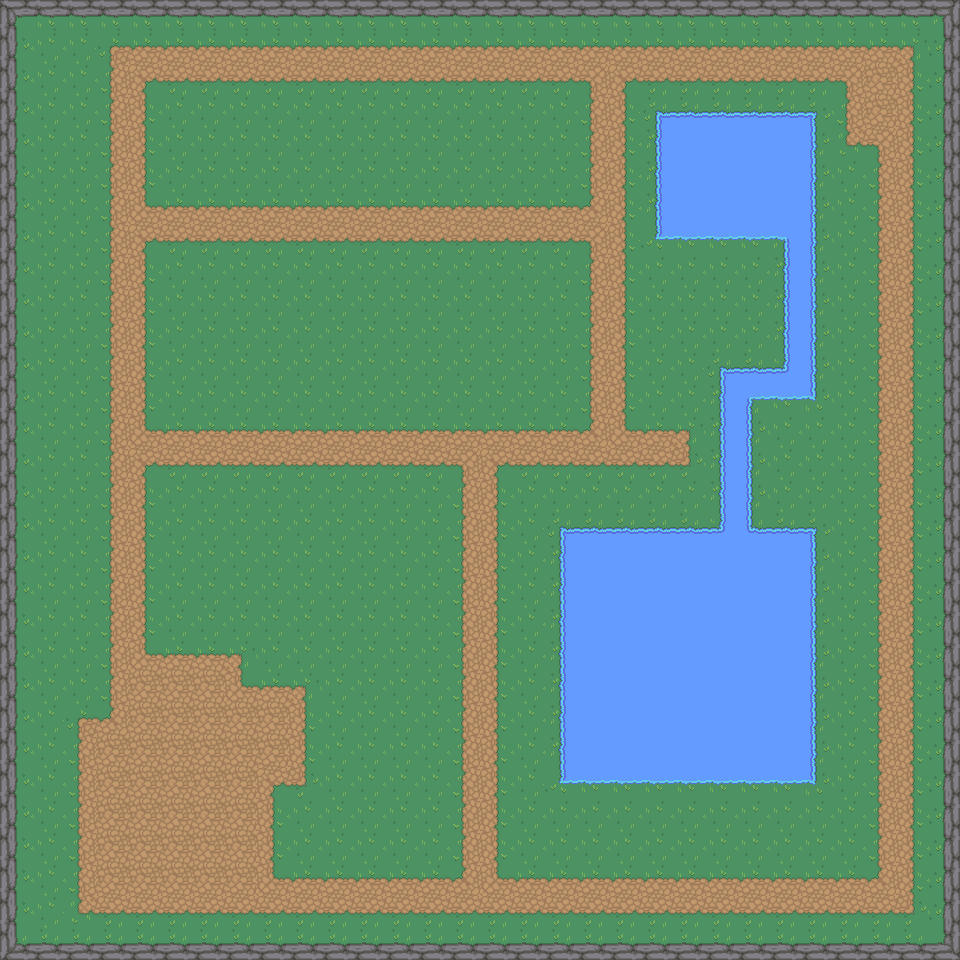

A 2D game scene composited from a Tiled map and its tileset images. What follows is a short description and the map's XML, with each tile layer's data collapsed to a summary:
An orthogonal 30x30 tile map with 32x32 px tiles, 1 tile layer (Tile Layer) and 72 objects.

<map version="1.9" tiledversion="1.9.2" orientation="orthogonal" renderorder="right-down" width="30" height="30" tilewidth="32" tileheight="32" infinite="0" nextlayerid="7" nextobjectid="77">
 <tileset firstgid="1" source="RPG Nature Tileset.tsx" />
 <layer id="1" name="Tile Layer" width="30" height="30">
  <data>[900 cells, 900 non-empty, 44 distinct tile ids]</data>
 </layer>
 <objectgroup id="2" name="Object Layer">
  <object id="1" gid="21" x="320" y="864" width="32" height="32" />
  <object id="2" gid="1" x="320" y="832" width="32" height="32" />
  <object id="3" gid="21" x="32" y="928" width="32" height="32" />
  <object id="4" gid="2" x="32" y="896" width="32" height="32" />
  <object id="5" gid="2" x="32" y="864" width="32" height="32" />
  <object id="6" gid="2" x="32" y="832" width="32" height="32" />
  <object id="7" gid="2" x="32" y="800" width="32" height="32" />
  <object id="8" gid="2" x="32" y="768" width="32" height="32" />
  <object id="9" gid="2" x="32" y="736" width="32" height="32" />
  <object id="10" gid="2" x="32" y="704" width="32" height="32" />
  <object id="11" gid="2" x="32" y="672" width="32" height="32" />
  <object id="12" gid="1" x="32" y="640" width="32" height="32" />
  <object id="13" gid="21" x="416" y="832" width="32" height="32" />
  <object id="14" gid="1" x="416" y="800" width="32" height="32" />
  <object id="15" gid="5" x="96" y="896" width="32" height="32" />
  <object id="16" gid="5" x="846" y="141" width="32" height="32" />
  <object id="17" gid="4" x="910.667" y="47.3333" width="32" height="32" />
  <object id="18" gid="4" x="912" y="66.6667" width="32" height="32" />
  <object id="19" gid="4" x="914.667" y="80" width="32" height="32" />
  <object id="20" gid="4" x="906.667" y="98" width="32" height="32" />
  <object id="21" gid="4" x="916" y="113.333" width="32" height="32" />
  <object id="22" gid="4" x="922" y="126.667" width="32" height="32" />
  <object id="23" gid="24" x="885.333" y="43.3333" width="32" height="32" />
  <object id="24" gid="24" x="861.333" y="49.3333" width="32" height="32" />
  <object id="25" gid="24" x="860.667" y="38" width="32" height="32" />
  <object id="26" gid="4" x="883.333" y="53.3333" width="32" height="32" />
  <object id="27" gid="4" x="836.667" y="39.3333" width="32" height="32" />
  <object id="28" gid="4" x="838.667" y="54" width="32" height="32" />
  <object id="29" gid="4" x="819.333" y="43.3333" width="32" height="32" />
  <object id="30" gid="22" x="532" y="812" width="32" height="32" />
  <object id="31" gid="22" x="722" y="296" width="32" height="32" />
  <object id="32" gid="22" x="831" y="281" width="32" height="32" />
  <object id="33" gid="22" x="829" y="383" width="32" height="32" />
  <object id="34" gid="22" x="572" y="829" width="32" height="32" />
  <object id="35" gid="22" x="512" y="764" width="32" height="32" />
  <object id="36" gid="3" x="159.333" y="693.333" width="32" height="32" />
  <object id="41" gid="21" x="320" y="864" width="32" height="32" />
  <object id="42" gid="1" x="320" y="832" width="32" height="32" />
  <object id="43" gid="21" x="32" y="928" width="32" height="32" />
  <object id="44" gid="2" x="32" y="896" width="32" height="32" />
  <object id="45" gid="2" x="32" y="864" width="32" height="32" />
  <object id="46" gid="2" x="32" y="832" width="32" height="32" />
  <object id="47" gid="2" x="32" y="800" width="32" height="32" />
  <object id="48" gid="2" x="32" y="768" width="32" height="32" />
  <object id="49" gid="2" x="32" y="736" width="32" height="32" />
  <object id="50" gid="2" x="32" y="704" width="32" height="32" />
  <object id="51" gid="2" x="32" y="672" width="32" height="32" />
  <object id="52" gid="1" x="32" y="640" width="32" height="32" />
  <object id="53" gid="21" x="416" y="832" width="32" height="32" />
  <object id="54" gid="1" x="416" y="800" width="32" height="32" />
  <object id="55" gid="5" x="96" y="896" width="32" height="32" />
  <object id="56" gid="5" x="846" y="141" width="32" height="32" />
  <object id="57" gid="4" x="910.667" y="47.3333" width="32" height="32" />
  <object id="58" gid="4" x="912" y="66.6667" width="32" height="32" />
  <object id="59" gid="4" x="914.667" y="80" width="32" height="32" />
  <object id="60" gid="4" x="906.667" y="98" width="32" height="32" />
  <object id="61" gid="4" x="916" y="113.333" width="32" height="32" />
  <object id="62" gid="4" x="922" y="126.667" width="32" height="32" />
  <object id="63" gid="24" x="885.333" y="43.3333" width="32" height="32" />
  <object id="64" gid="24" x="861.333" y="49.3333" width="32" height="32" />
  <object id="65" gid="24" x="860.667" y="38" width="32" height="32" />
  <object id="66" gid="4" x="883.333" y="53.3333" width="32" height="32" />
  <object id="67" gid="4" x="836.667" y="39.3333" width="32" height="32" />
  <object id="68" gid="4" x="838.667" y="54" width="32" height="32" />
  <object id="69" gid="4" x="819.333" y="43.3333" width="32" height="32" />
  <object id="70" gid="22" x="532" y="812" width="32" height="32" />
  <object id="71" gid="22" x="722" y="296" width="32" height="32" />
  <object id="72" gid="22" x="831" y="281" width="32" height="32" />
  <object id="73" gid="22" x="829" y="383" width="32" height="32" />
  <object id="74" gid="22" x="572" y="829" width="32" height="32" />
  <object id="75" gid="22" x="512" y="764" width="32" height="32" />
  <object id="76" gid="3" x="159.333" y="693.333" width="32" height="32" />
 </objectgroup>
</map>
